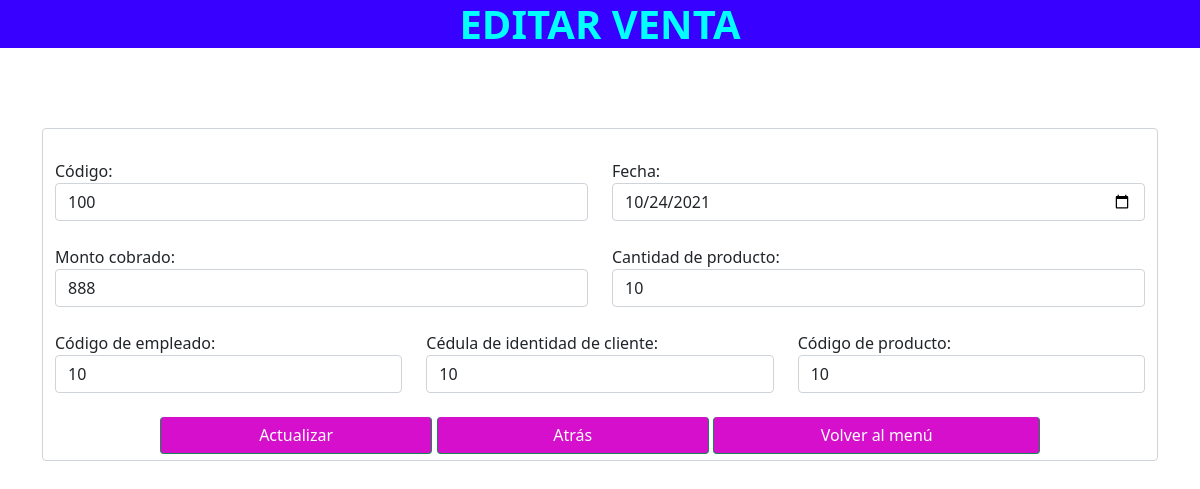
The app's page /update_venta.php?codigo=100 with its own data.
### tables this page shows
CREATE TABLE `VENTA` (
  `codigo` int NOT NULL,
  `fecha` date NOT NULL,
  `cantidad_producto` int NOT NULL,
  `EMPLEADO_codigo` int NOT NULL,
  `CLIENTE_ci` int NOT NULL,
  `codigo_PRODUCTO` int DEFAULT NULL,
  `monto_cobrado` float(5,0) DEFAULT NULL
);

### update_venta.php (the view, shortened to what this page needs)
<!DOCTYPE html>
<html lang="en">
<head>
    <link href="https://cdn.jsdelivr.net/npm/bootstrap@5.1.3/dist/css/bootstrap.min.css" rel="stylesheet">
    <link rel="stylesheet" href="css/style.css">
</head>
<body>
    <?php
        include("db.php");
        if(isset($_GET['codigo'])) {
            $codigo = $_GET['codigo'];
            $query = "SELECT codigo, fecha, monto_cobrado, cantidad_producto, EMPLEADO_codigo, CLIENTE_ci, codigo_PRODUCTO FROM VENTA where codigo='$codigo'";
            $result = mysqli_query($conn, $query);
            if(mysqli_num_rows($result) == 1){
                $row = mysqli_fetch_array($result);
                $codigo = $row['codigo'];
                $fecha = $row['fecha'];
                $monto = $row['monto_cobrado'];
                $cantidad = $row['cantidad_producto'];
                $empleado = $row['EMPLEADO_codigo'];
                $cliente = $row['CLIENTE_ci'];
                $prod = $row['codigo_PRODUCTO'];
            }
        }
    ?>
    <div class="form-group">
        <center><h1 class="titulo"><b>EDITAR VENTA</b></h1></center>
        <div class="container"><br><br><br>
            <div class="form-control"><br>
                <form action="update_venta.php?codigo=<?php echo $_GET['codigo'];?>" onsubmit="return validarform()" method="POST" name="formulario">
                    <div class="row">
                        <div class="col">
                            <span>Código:</span>
                            <input type="number" min="0" value="<?php echo($codigo)?>" id="codigo" name="codigo" class="form-control" placeholder="Ingrese código de venta" required>
                        </div>
                        <div class="col">
                            <span>Fecha:</span>
                            <input type="date" min="2021-10-10" value="<?php echo($fecha)?>" required id="fecha" name="fecha" class="form-control" required>
                        </div>
                    </div><br>
                    <div class="row">
                        <div class="col">
                            <span>Monto cobrado:</span>
                            <input type="number"  id="monto" value="<?php echo($monto)?>" name="monto"class="form-control" step="0.01"  min="0" placeholder="Ingrese monto cobrado ej: 1999.99" required>
                        </div>
                        <div class="col">
                            <span>Cantidad de producto:</span>
                            <input type="number" id="cantidad" value="<?php echo($cantidad)?>" name="cantidad" min="0" class="form-control" placeholder="Ingrese la cantidad de producto ej: 10" required>
                        </div>
                    </div><br>
                    <div class="row">
                        <div class="col">
                            <span>Código de empleado:</span>
                            <input type="number" id="empleado" value="<?php echo($empleado)?>" name="empleado" class="form-control" placeholder="Ingrese código de empleado"required>
                        </div>
                        <div class="col">
                            <span>Cédula de identidad de cliente:</span>
                            <input type="number" id="cliente" name="cliente" value="<?php echo($cliente)?>"class="form-control" placeholder="Ingrese cédula de identidad del cliente" required>
                        </div>
                        <div class="col">
                            <span>Código de producto:</span>
                            <input type="number" id="prod" name="prod"  value="<?php echo($prod)?>" class="form-control" placeholder="Ingrese código del producto" required>
                        </div>
                    </div><br>
                    <center><input type="submit" class="btn btn-success btn-block" value="Actualizar" id="actualizar" name="actualizar">
                    <input type="button" class="btn btn-success btn-block" onclick="location.href='http://karmaland.cochasoft.com/reporte_venta.php';"value="Atrás">
                    <input type="button" class="btn btn-success btn-block" id="main" onclick="location.href='http://karmaland.cochasoft.com/user.php';" value="Volver al menú" /></center>
                </form>
            </div>
        </div>
    </div>
</body>
</html>

### css/style.css (style rules this page uses)
.titulo { background-color: rgb(55, 0, 255); text-shadow: aqua; }
h1 { color: aqua; }
body { background-image: url(/icono/fondo.jpg); }
.btn { width: 25%; background-color: rgb(214, 15, 204); border-top: 0px; }
#main { width: 30%; }

### records on screen
venta: codigo "100", fecha "10/24/2021", monto "888", cantidad "10", empleado "10", cliente "10", prod "10"
